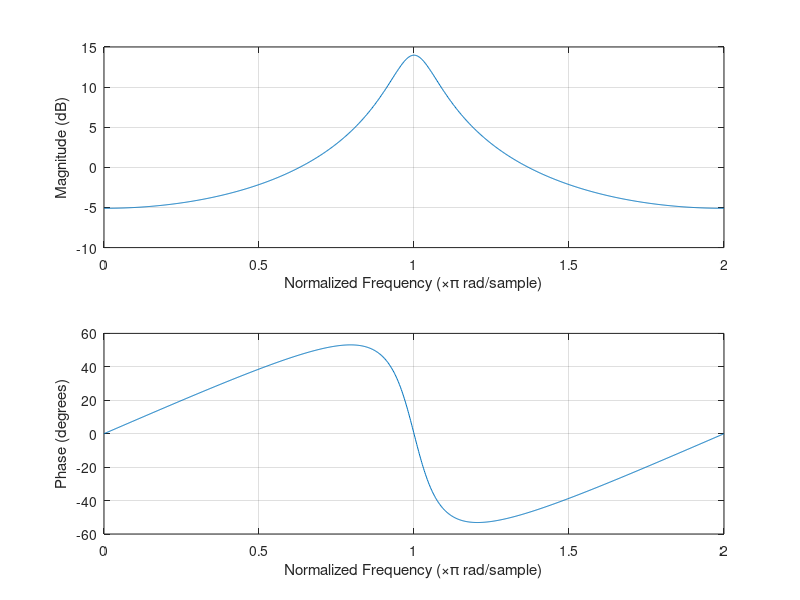

Recreate this plot in MATLAB.
p = 0.8;
b = [1];
a = [1, p];

figure()
freqz(b, a, 1001, 'whole');
% whole was written for [0, 2pi] range (full circle)


